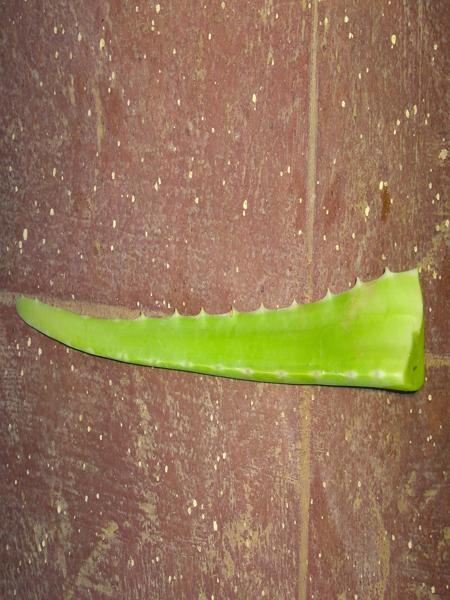
#> input picture MedicinalLeafDataset/AloeveraLeaf/10.jpg, 450 x 600 px, found by its file name; its folder holds 3 pictures in this run
$ python MedicinalLeafClassifier.py
#> lines starting #> are read from the running program, lines starting #| are printed output that depends on the picture
#!/usr/bin/env python
# coding: utf-8

import matplotlib.pyplot as plt
import numpy as np
import os
import pprint
import joblib
from skimage.io import imread
from skimage.transform import resize, rescale
from skimage.feature import hog
from skimage.color import rgb2gray
from collections import Counter
from sklearn.model_selection import train_test_split, cross_val_predict, GridSearchCV
from sklearn.preprocessing import StandardScaler, Normalizer
from sklearn.base import BaseEstimator, TransformerMixin
from sklearn.linear_model import SGDClassifier
from sklearn.metrics import confusion_matrix
from sklearn.pipeline import Pipeline
from sklearn import svm
from sklearn.svm import SVC
from mpl_toolkits.axes_grid1 import make_axes_locatable
import pandas as pd

pp = pprint.PrettyPrinter(indent=4)

def resize_all(src, pklname, include, width=150, height=None):
    """
    Load images from path, resize them, and write them as arrays to a dictionary,
    together with labels and metadata. The dictionary is written to a pickle file.
    """
#> called with pklname = 'medicinal_leaf', width = 80
    height = height if height is not None else width
    data = dict()
    data['description'] = 'resized ({0}x{1})medicinal leaf images in rgb'.format(int(width), int(height))
    data['label'] = []
    data['filename'] = []
    data['data'] = []
    pklname = f"{pklname}_{width}x{height}px.pkl"

    for subdir in os.listdir(src):
        if subdir in include:
            print(subdir)
            current_path = os.path.join(src, subdir)
            for file in os.listdir(current_path):
                if file[-3:] in {'jpg', 'png'}:
                    im = imread(os.path.join(current_path, file))
#> im is the input picture: shape (600, 450, 3); mean R, G, B 147.5, 118.4, 86.7
                    im = resize(im, (width, height))
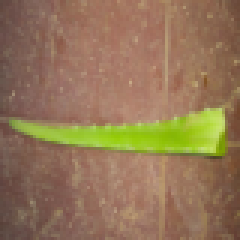
#> im: shape (80, 80, 3) float64 (shown 3 times larger); mean R, G, B 0.579, 0.464, 0.34
                    data['label'].append(subdir[:-4])  # Remove 'Leaf' from label
                    data['filename'].append(file)
                    data['data'].append(im)
#> pass 2 of the loop in resize_all, `for subdir in os.listdir(src):`:
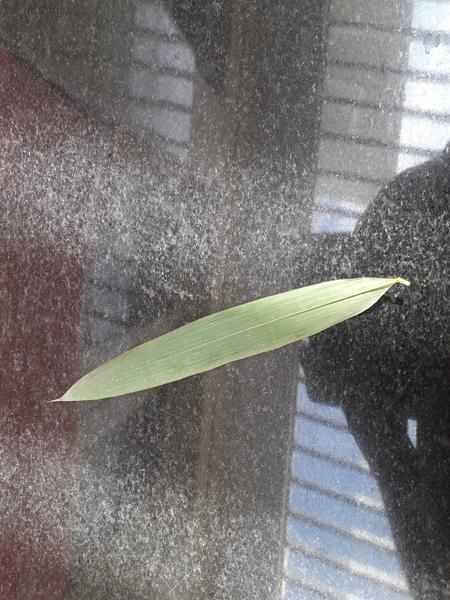
#> input picture MedicinalLeafDataset/BambooLeaf/1446.jpg, 450 x 600 px, found by its file name
#> in resize_all, im is the input picture: shape (600, 450, 3); mean R, G, B 119, 116.3, 115.1
#> in resize_all, `im = resize(im, (width, height))`:
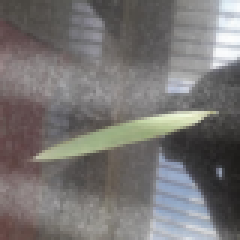
#> im: shape (80, 80, 3) float64 (shown 3 times larger); mean R, G, B 0.467, 0.456, 0.451
    joblib.dump(data, pklname)
    return data

def plot_bar(y, loc='left', relative=True):
    width = 0.35
    if loc == 'left':
        n = -0.5
    elif loc == 'right':
        n = 0.5
    unique, counts = np.unique(y, return_counts=True)
    sorted_index = np.argsort(unique)
    unique = unique[sorted_index]
    if relative:
        counts = 100 * counts[sorted_index] / len(y)
        ylabel_text = '% count'
    else:
        counts = counts[sorted_index]
        ylabel_text = 'count'
    xtemp = np.arange(len(unique))
    plt.bar(xtemp + n * width, counts, align='center', alpha=.7, width=width)
    plt.xticks(xtemp, unique, rotation=45)
    plt.xlabel('leaf type')
    plt.ylabel(ylabel_text)

class RGB2GrayTransformer(BaseEstimator, TransformerMixin):
    def __init__(self):
        pass
    def fit(self, X, y=None):
        return self
    def transform(self, X, y=None):
        return np.array([rgb2gray(img) for img in X])

class HogTransformer(BaseEstimator, TransformerMixin):
    def __init__(self, y=None, orientations=9, pixels_per_cell=(8, 8),
                 cells_per_block=(3, 3), block_norm='L2-Hys'):
        self.y = y
        self.orientations = orientations
        self.pixels_per_cell = pixels_per_cell
        self.cells_per_block = cells_per_block
        self.block_norm = block_norm
    def fit(self, X, y=None):
        return self
    def transform(self, X, y=None):
        def local_hog(X):
            return hog(X, orientations=self.orientations,
                       pixels_per_cell=self.pixels_per_cell,
                       cells_per_block=self.cells_per_block,
                       block_norm=self.block_norm)
        return np.array([local_hog(img) for img in X])

def plot_confusion_matrix(cmx, vmax1=None, vmax2=None, vmax3=None):
    cmx_norm = 100 * cmx / cmx.sum(axis=1, keepdims=True)
    cmx_zero_diag = cmx_norm.copy()
    np.fill_diagonal(cmx_zero_diag, 0)
    fig, ax = plt.subplots(ncols=3)
    fig.set_size_inches(12, 3)
    [a.set_xticks(range(len(cmx) + 1)) for a in ax]
    [a.set_yticks(range(len(cmx) + 1)) for a in ax]
    im1 = ax[0].imshow(cmx, vmax=vmax1)
    ax[0].set_title('as is')
    im2 = ax[1].imshow(cmx_norm, vmax=vmax2)
    ax[1].set_title('%')
    im3 = ax[2].imshow(cmx_zero_diag, vmax=vmax3)
    ax[2].set_title('% and 0 diagonal')
    dividers = [make_axes_locatable(a) for a in ax]
    cax1, cax2, cax3 = [divider.append_axes("right", size="5%", pad=0.1) for divider in dividers]
    fig.colorbar(im1, cax=cax1)
    fig.colorbar(im2, cax=cax2)
    fig.colorbar(im3, cax=cax3)
    fig.tight_layout()

def main():
    # Data path
    data_path = r'F:\4-2\ML LAB\Project-Code\MedicinalLeafDataset'
    print("Directory contents:", os.listdir(data_path))

    # Resize images
    base_name = 'medicinal_leaf'  # Corrected typo from 'medician_leaf'
    width = 80
    include = {'AloeveraLeaf', 'BambooLeaf', 'CorienderLeaf', 'GingerLeaf', 'MangoLeaf', 'PepperLeaf', 'TurmericLeaf'}
    data = resize_all(src=data_path, pklname=base_name, width=width, include=include)

    # Load and inspect data
    data = joblib.load(f'{base_name}_{width}x{width}px.pkl')
    print('Number of samples:', len(data['data']))
    print('Keys:', list(data.keys()))
    print('Description:', data['description'])
    print('Image shape:', data['data'][0].shape)
    print('Labels:', np.unique(data['label']))
    print('Label counts:', Counter(data['label']))

    # Plot sample images
    labels = np.unique(data['label'])
    fig, axes = plt.subplots(1, len(labels))
    fig.set_size_inches(15, 4)
    fig.tight_layout()
    for ax, label in zip(axes, labels):
        idx = data['label'].index(label)
        ax.imshow(data['data'][idx])
        ax.axis('off')
        ax.set_title(label)
    plt.show()
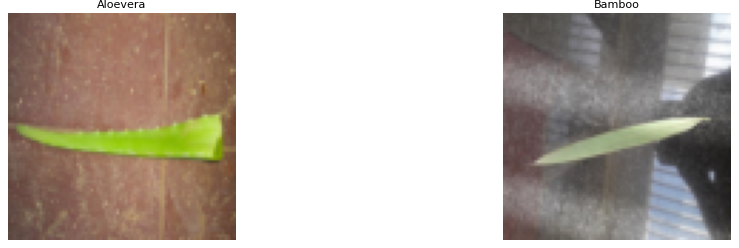
#> figure drawn by matplotlib, 2 panels

    # Prepare data for training
    X = np.array(data['data'])
    y = np.array(data['label'])
    X_train, X_test, y_train, y_test = train_test_split(X, y, test_size=0.2, shuffle=True, random_state=42)

    # Plot train/test distribution
    plt.suptitle('Relative amount of photos per type')
    plot_bar(y_train, loc='left')
    plot_bar(y_test, loc='right')
    plt.legend(['train ({0} photos)'.format(len(y_train)), 'test ({0} photos)'.format(len(y_test))])
    plt.show()
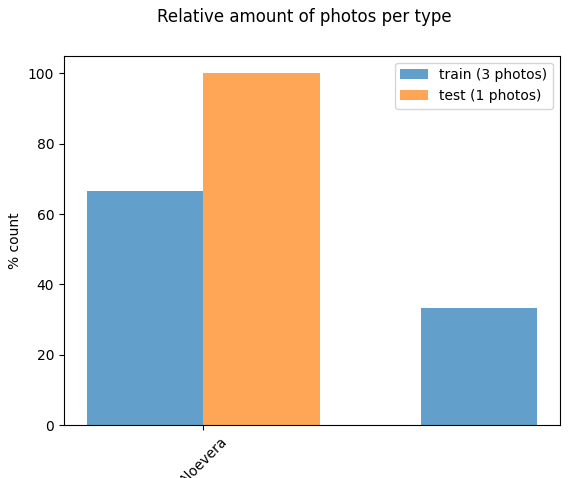
#> figure drawn by matplotlib, 1 panel

    # HOG example
    if os.path.exists('Coriander-Leaf.jpg'):
        coriander = imread('Coriander-Leaf.jpg', as_gray=True)
        coriander = rescale(coriander, 1/3, mode='reflect')
        coriander_hog, coriander_hog_img = hog(coriander, pixels_per_cell=(14, 14), cells_per_block=(2, 2),
                                               orientations=9, visualize=True, block_norm='L2-Hys')
        fig, ax = plt.subplots(1, 2)
        fig.set_size_inches(8, 6)
        [a.tick_params(bottom=False, left=False, labelbottom=False, labelleft=False) for a in ax]
        ax[0].imshow(coriander, cmap='gray')
        ax[0].set_title('coriander')
        ax[1].imshow(coriander_hog_img, cmap='gray')
        ax[1].set_title('hog')
        plt.show()
        print('Number of pixels:', coriander.shape[0] * coriander.shape[1])
        print('Number of HOG features:', coriander_hog.shape[0])
    else:
        print("Image 'Coriander-Leaf.jpg' not found, skipping HOG visualization.")

    # Prepare training data with transformers
    grayify = RGB2GrayTransformer()
    hogify = HogTransformer(pixels_per_cell=(14, 14), cells_per_block=(2, 2), orientations=9, block_norm='L2-Hys')
    scalify = StandardScaler()
    X_train_gray = grayify.fit_transform(X_train)
    X_train_hog = hogify.fit_transform(X_train_gray)
    X_train_prepared = scalify.fit_transform(X_train_hog)
    print("Prepared training data shape:", X_train_prepared.shape)

    # Train SGDClassifier
    sgd_clf = SGDClassifier(random_state=42, max_iter=1000, tol=1e-3)
    sgd_clf.fit(X_train_prepared, y_train)
    X_test_gray = grayify.transform(X_test)
    X_test_hog = hogify.transform(X_test_gray)
    X_test_prepared = scalify.transform(X_test_hog)
    y_pred = sgd_clf.predict(X_test_prepared)
    print("First 25 predictions vs actual:", np.array(y_pred == y_test)[:25])
    print('Percentage correct (SGD):', 100 * np.sum(y_pred == y_test) / len(y_test))

    # Example confusion matrix
    labels = ['yes', 'yes', 'yes', 'yes', 'yes', 'yes', 'no', 'no', 'no', 'no']
    predictions = ['yes', 'yes', 'yes', 'yes', 'no', 'no', 'yes', 'no', 'no', 'no']
    df = pd.DataFrame(np.c_[labels, predictions], columns=['true_label', 'prediction'])
    print("Example confusion matrix data:\n", df)
    cmx_example = confusion_matrix(labels, predictions, labels=['yes', 'no'])
    df_cmx = pd.DataFrame(cmx_example, columns=['yes', 'no'], index=['yes', 'no'])
    df_cmx.columns.name = 'prediction'
    df_cmx.index.name = 'label'
    print("Example confusion matrix:\n", df_cmx)
    plt.imshow(cmx_example)
    plt.xticks([])
    plt.yticks([])
    plt.colorbar()
    plt.show()
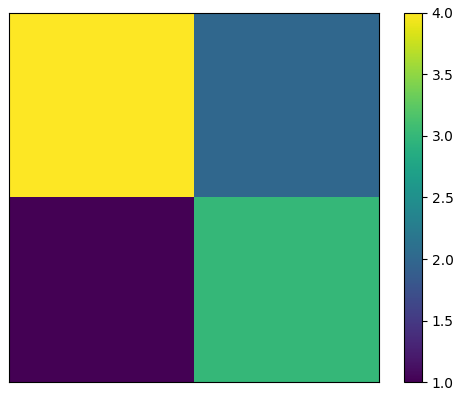
#> figure drawn by matplotlib, 2 panels

    # SGD confusion matrix
    cmx = confusion_matrix(y_test, y_pred)
    print("SGD Confusion Matrix:\n", cmx)
    plot_confusion_matrix(cmx)
    plt.show()
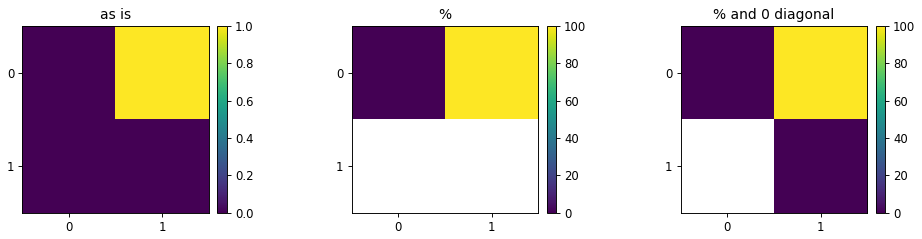
#> figure drawn by matplotlib, 6 panels
    print('\nSorted unique labels:', sorted(np.unique(y_test)))

    # Pipeline with SGDClassifier
    HOG_pipeline = Pipeline([
        ('grayify', RGB2GrayTransformer()),
        ('hogify', HogTransformer(pixels_per_cell=(14, 14), cells_per_block=(2, 2), orientations=9, block_norm='L2-Hys')),
        ('scalify', StandardScaler()),
        ('classify', SGDClassifier(random_state=42, max_iter=1000, tol=1e-3))
    ])
    clf = HOG_pipeline.fit(X_train, y_train)
    print('Percentage correct (Pipeline SGD):', 100 * np.sum(clf.predict(X_test) == y_test) / len(y_test))

    # GridSearchCV
    param_grid = [
        {
            'hogify__orientations': [8, 9],
            'hogify__cells_per_block': [(2, 2), (3, 3)],
            'hogify__pixels_per_cell': [(8, 8), (10, 10), (12, 12)]
        },
        {
            'hogify__orientations': [8],
            'hogify__cells_per_block': [(3, 3)],
            'hogify__pixels_per_cell': [(8, 8)],
            'classify': [SGDClassifier(random_state=42, max_iter=1000, tol=1e-3), SVC(kernel='linear')]
        }
    ]
    grid_search = GridSearchCV(HOG_pipeline, param_grid, cv=3, n_jobs=-1, scoring='accuracy', verbose=1, return_train_score=True)
    grid_res = grid_search.fit(X_train, y_train)
    joblib.dump(grid_res, 'hog_sgd_model.pkl')
    print("Best estimator:", grid_res.best_estimator_)
    print("Best score:", grid_res.best_score_)
    pp.pprint(grid_res.best_params_)
    best_pred = grid_res.predict(X_test)
    print('Percentage correct (GridSearchCV):', 100 * np.sum(best_pred == y_test) / len(y_test))

    # GridSearchCV confusion matrix
    cmx_svm = confusion_matrix(y_test, best_pred)
    print("GridSearchCV Confusion Matrix:\n", cmx_svm)
    plot_confusion_matrix(cmx, vmax1=225, vmax2=100, vmax3=12)
    plt.show()
    plot_confusion_matrix(cmx_svm, vmax1=225, vmax2=100, vmax3=12)
    plt.show()

if __name__ == "__main__":
#> (the run stopped early here; a loop or call above may not have finished)
